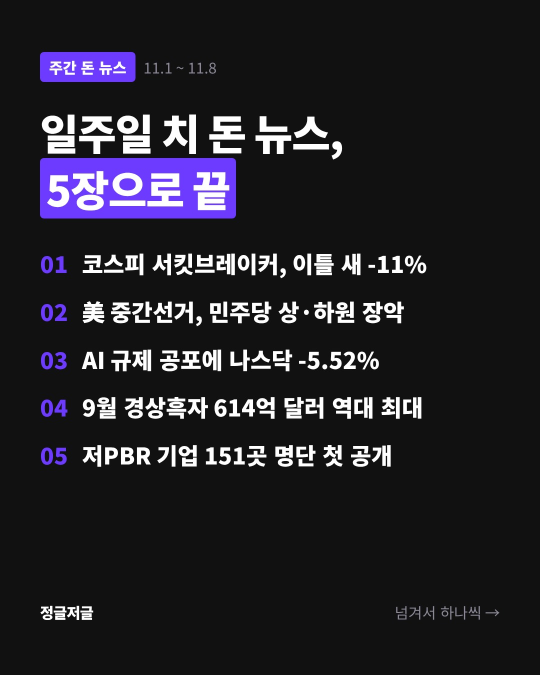
#> input picture media/2026-11-08-weekly-v3/01.jpg, 1080 x 1350 px (shown at 1/2 size)
$ python make_story.py ../media/2026-11-08-weekly-v3/01.jpg ../media/2026-11-09-baemin-coupang-fine/story.jpg
#> lines starting #> are read from the running program, lines starting #| are printed output that depends on the picture; after the words box and inside, x2 and y2 are one past the last pixel; in counts of white or black regions, pixels touching at a corner belong together
#!/usr/bin/env python3
"""Make a story-safe 9:16 image (1080x1920) from a 4:5 feed card so nothing gets cropped.

Usage: python scripts/make_story.py media/<id>/01.jpg media/<id>/story.jpg

Instagram fills the 9:16 story frame by zooming a 4:5 image, which cuts off the top, bottom and sides
(2026-11-09 user report). Here the whole card sits inside the story safe area (top 250px / bottom 340px are
covered by Instagram's UI) on a blurred, darkened copy of itself. Needs only Pillow (no fonts, no browser), so
render.py and publish.py can both call it.
"""
import sys
from pathlib import Path

from PIL import Image, ImageDraw, ImageFilter

W, H = 1080, 1920
CARD_W = 920
SAFE_TOP, SAFE_BOTTOM = 250, 340


def is_story_shaped(path):
    with Image.open(path) as im:
        w, h = im.size
    return abs(h / w - 16 / 9) < 0.03


def make_story(src, dest):
#> called with src = '../media/2026-11-08-weekly-v3/01.jpg'
    src, dest = Path(src), Path(dest)
    card = Image.open(src).convert("RGB")
#> card is the input picture: PIL image 1080x1350 RGB; mean R, G, B 35.4, 33.7, 40.1
    # background: the same image, filling the frame, blurred and darkened
    scale = max(W / card.width, H / card.height)
#> scale = 1.42
    bg = card.resize((round(card.width * scale), round(card.height * scale)), Image.LANCZOS)
    left, top = (bg.width - W) // 2, (bg.height - H) // 2
#> left = 228; top = 0
    bg = bg.crop((left, top, left + W, top + H)).filter(ImageFilter.GaussianBlur(42))
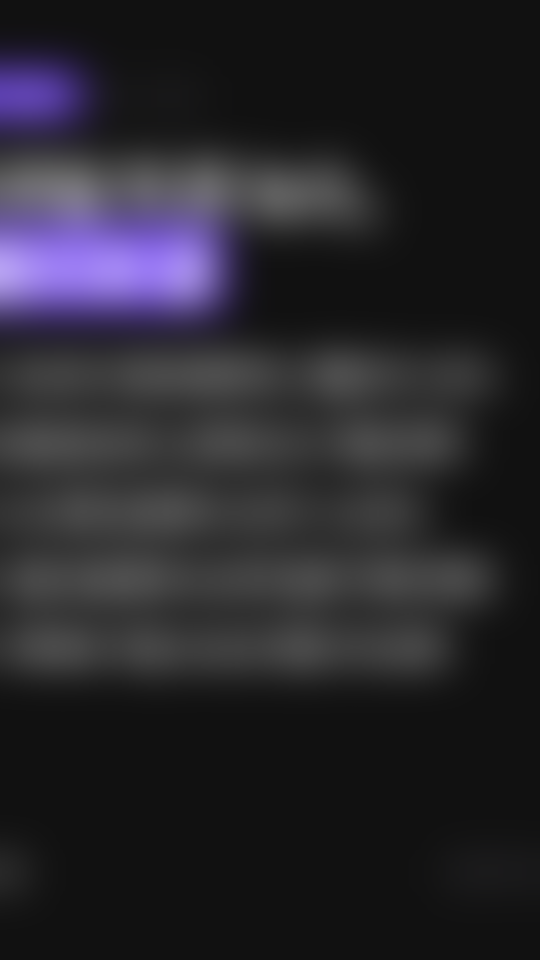
#> bg: PIL image 1080x1920 RGB (shown at 1/2 size); mean R, G, B 39.5, 38, 44
    bg = Image.blend(bg, Image.new("RGB", (W, H), (10, 10, 14)), 0.5)
    # foreground: the whole card, centred inside the safe area, rounded corners + soft shadow
    ch = round(card.height * CARD_W / card.width)
#> ch = 1150
    max_h = H - SAFE_TOP - SAFE_BOTTOM - 40
    cw = CARD_W
    if ch > max_h:
        cw, ch = round(CARD_W * max_h / ch), max_h
    fg = card.resize((cw, ch), Image.LANCZOS)
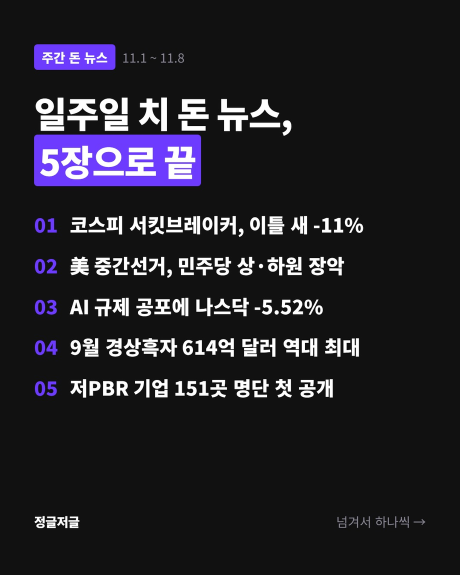
#> fg: PIL image 920x1150 RGB (shown at 1/2 size); mean R, G, B 35.2, 33.6, 40
    x = (W - cw) // 2
    y = SAFE_TOP + (H - SAFE_TOP - SAFE_BOTTOM - ch) // 2
#> y = 340
    mask = Image.new("L", (cw, ch), 0)
#> mask: PIL image 920x1150 L; every value is 0
    ImageDraw.Draw(mask).rounded_rectangle((0, 0, cw - 1, ch - 1), radius=32, fill=255)
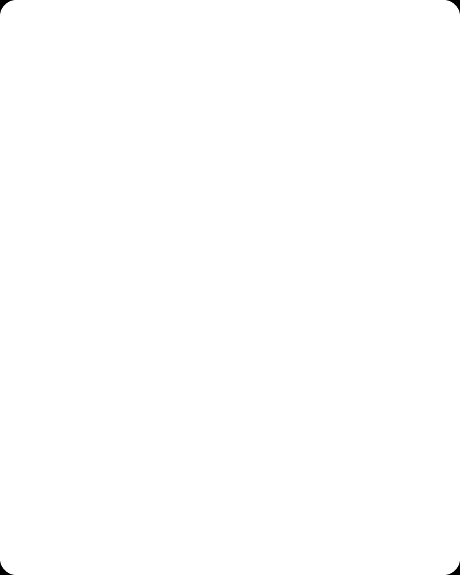
#> mask: PIL image 920x1150 L (shown at 1/2 size); 99.9% white; 4 black regions, box (x1, y1, x2, y2) and area: (0, 0, 27, 27) 230, (893, 0, 920, 27) 230, (0, 1123, 27, 1150) 230, (893, 1123, 920, 1150) 230
    shadow = Image.new("L", (W, H), 0)
#> shadow: PIL image 1080x1920 L; every value is 0
    ImageDraw.Draw(shadow).rounded_rectangle((x, y + 18, x + cw, y + ch + 18), radius=36, fill=150)
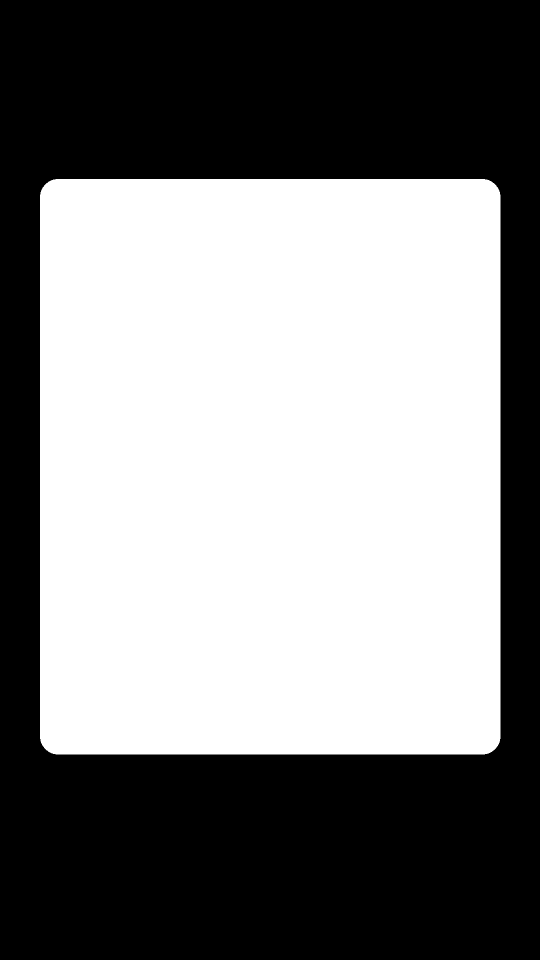
#> shadow: PIL image 1080x1920 L (shown at 1/2 size); values 0 (black) and 150 (white), 51.1% white; 1 black region, box (x1, y1, x2, y2) and area: (0, 0, 1080, 1920) 1014677
    shadow = shadow.filter(ImageFilter.GaussianBlur(28))
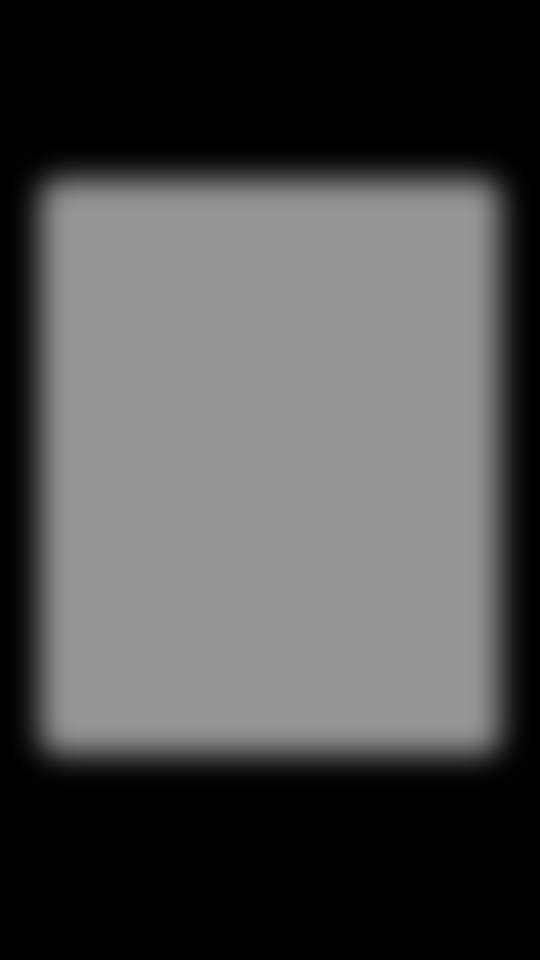
#> shadow: PIL image 1080x1920 L (shown at 1/2 size); min 0, max 150, mean 76.6
    bg.paste(Image.new("RGB", (W, H), (0, 0, 0)), (0, 0), shadow)
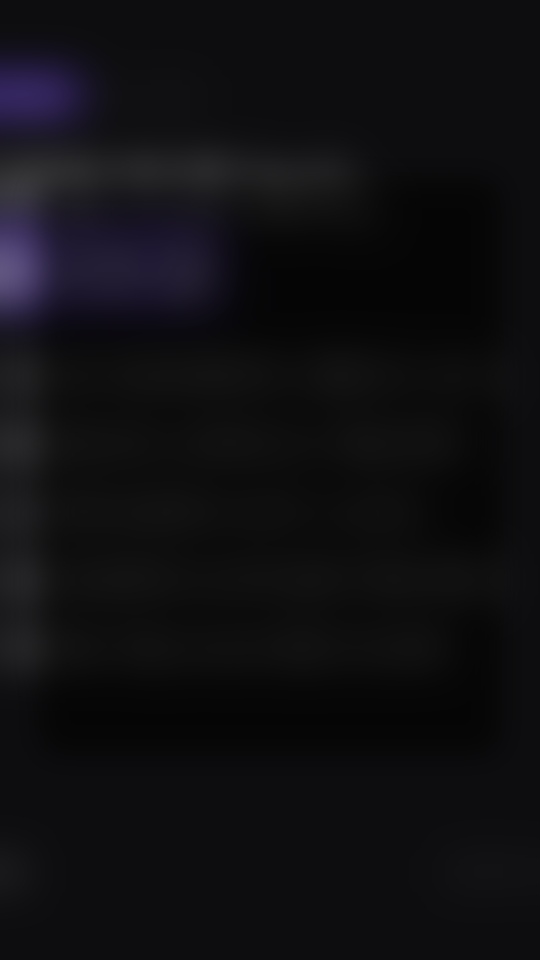
#> bg: PIL image 1080x1920 RGB (shown at 1/2 size); mean R, G, B 15.1, 14.7, 17.9
    bg.paste(fg, (x, y), mask)
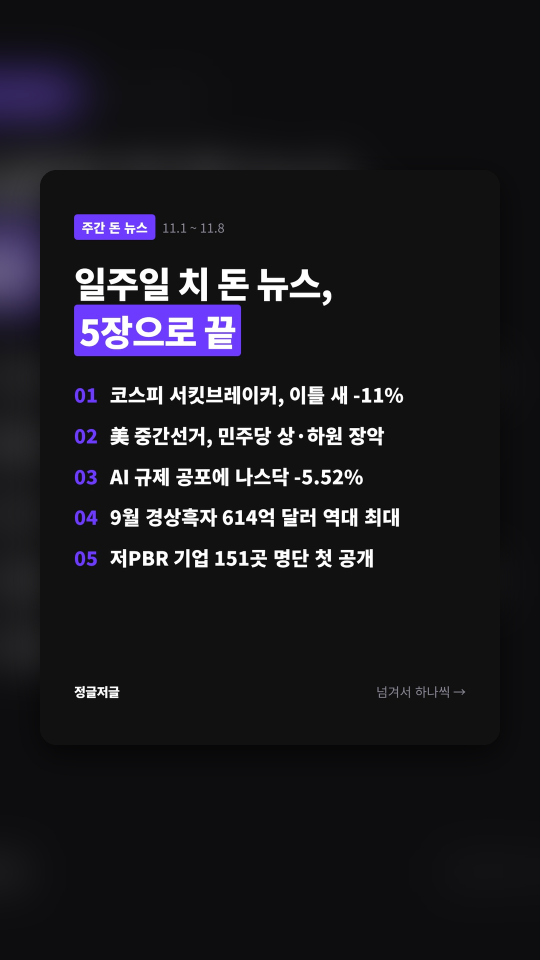
#> bg: PIL image 1080x1920 RGB (shown at 1/2 size); mean R, G, B 26.1, 25, 30.2
    dest.parent.mkdir(parents=True, exist_ok=True)
    bg.save(dest, "JPEG", quality=92)
    return dest


if __name__ == "__main__":
    print(make_story(sys.argv[1], sys.argv[2]))

$ run again, with media/2026-11-08-weekly-v3/02.jpg copied over media/2026-11-08-weekly-v3/01.jpg
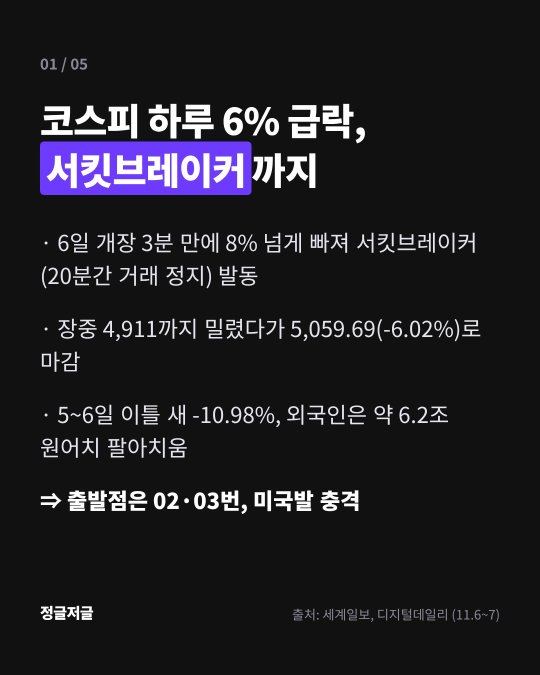
#> input picture media/2026-11-08-weekly-v3/02.jpg, 1080 x 1350 px (shown at 1/2 size)
#> in make_story, card is the input picture: PIL image 1080x1350 RGB; mean R, G, B 31.8, 30.7, 35.2
#> in make_story, `fg = card.resize((cw, ch), Image.LANCZOS)`:
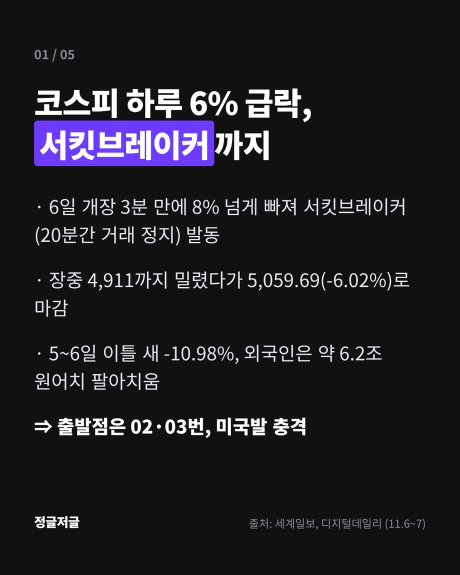
#> fg: PIL image 920x1150 RGB (shown at 1/2 size); mean R, G, B 31.8, 30.6, 35.1
#> in make_story, `bg.paste(fg, (x, y), mask)`:
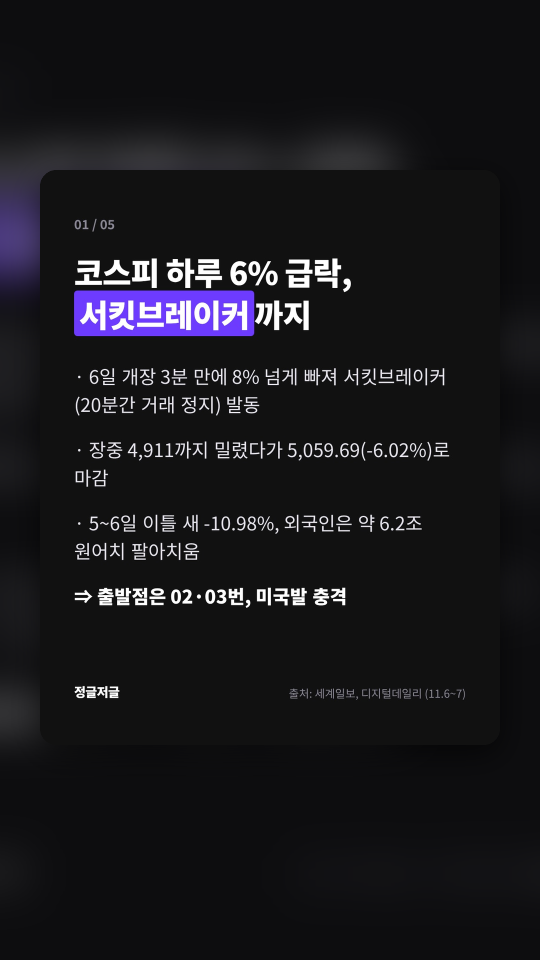
#> bg: PIL image 1080x1920 RGB (shown at 1/2 size); mean R, G, B 24.5, 23.8, 27.5

$ run again, with media/2026-11-08-weekly-v3/03.jpg copied over media/2026-11-08-weekly-v3/01.jpg
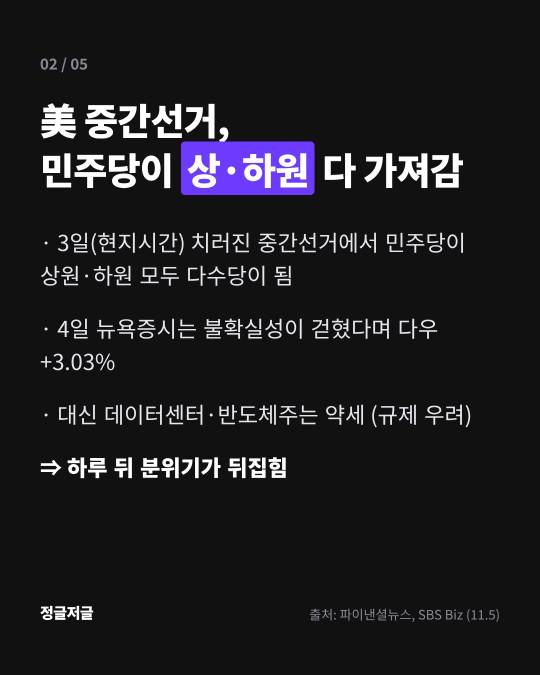
#> input picture media/2026-11-08-weekly-v3/03.jpg, 1080 x 1350 px (shown at 1/2 size)
#> in make_story, card is the input picture: PIL image 1080x1350 RGB; mean R, G, B 30.4, 29.6, 32.7
#> in make_story, `fg = card.resize((cw, ch), Image.LANCZOS)`:
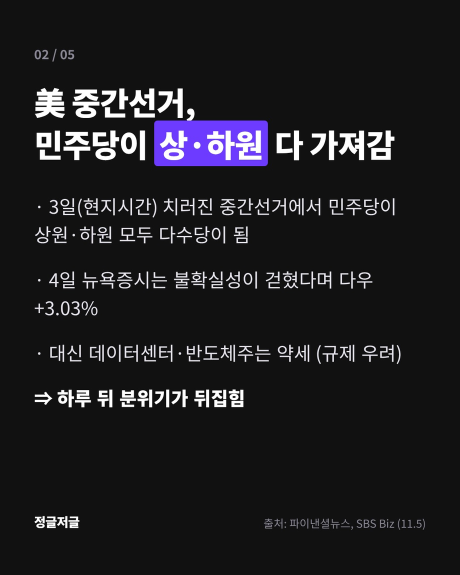
#> fg: PIL image 920x1150 RGB (shown at 1/2 size); mean R, G, B 30.3, 29.6, 32.6
#> in make_story, `bg.paste(fg, (x, y), mask)`:
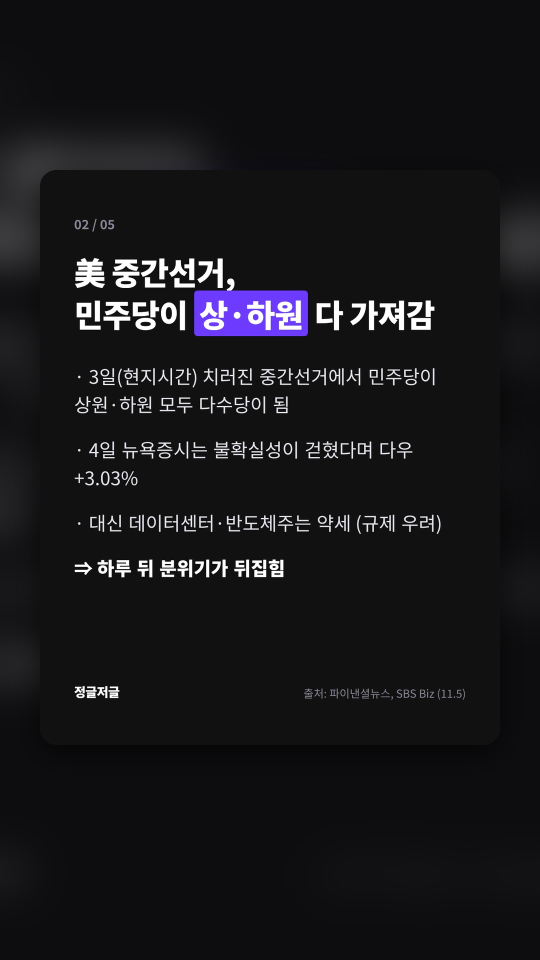
#> bg: PIL image 1080x1920 RGB (shown at 1/2 size); mean R, G, B 23.3, 22.9, 25.4

$ run again, with media/2026-11-08-weekly-v3/04.jpg copied over media/2026-11-08-weekly-v3/01.jpg
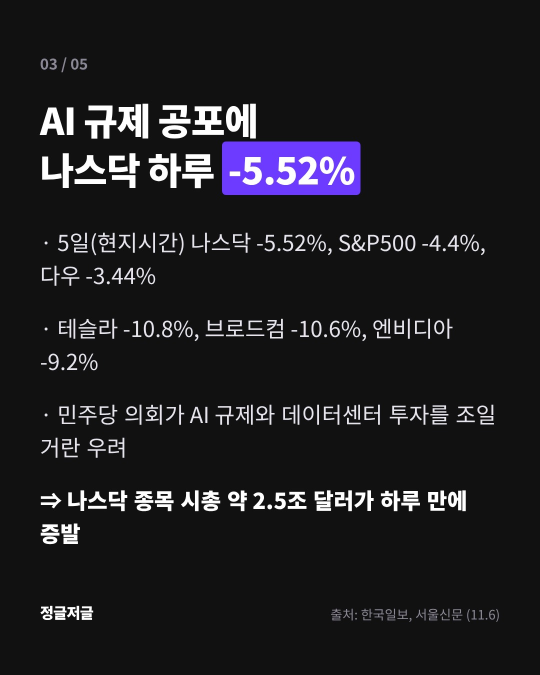
#> input picture media/2026-11-08-weekly-v3/04.jpg, 1080 x 1350 px (shown at 1/2 size)
#> in make_story, card is the input picture: PIL image 1080x1350 RGB; mean R, G, B 30.4, 29.6, 32.9
#> in make_story, `bg.paste(fg, (x, y), mask)`:
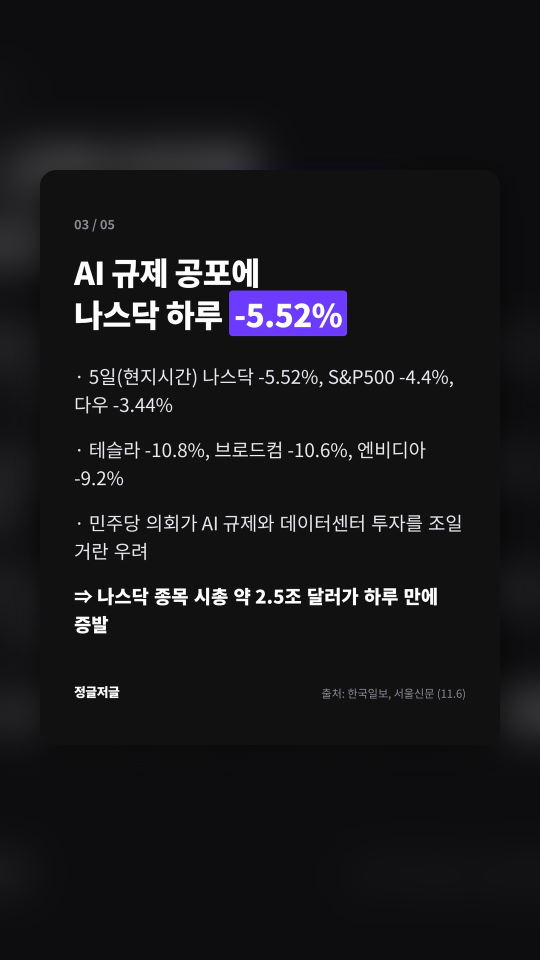
#> bg: PIL image 1080x1920 RGB (shown at 1/2 size); mean R, G, B 23.4, 22.9, 25.6
